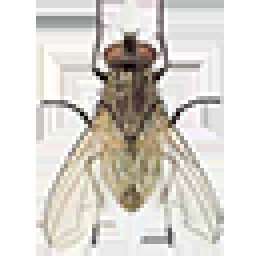
#> input picture fly64.png, 64 x 64 px (shown 4 times larger)
$ python lab8.py
#> lines starting #> are read from the running program, lines starting #| are printed output that depends on the picture; after the words box and inside, x2 and y2 are one past the last pixel; in counts of white or black regions, pixels touching at a corner belong together
import cv2


# [9 lines of commented-out code are left out]


def video_processing():
    cap = cv2.VideoCapture(0)
    down_points = (640, 480)
    fly = cv2.imread('fly64.png', cv2.IMREAD_UNCHANGED)
#> fly is the input picture: shape (64, 64, 4); mean B, G, R, A 207.7, 213.8, 217.6, 85.9
    fly_rgb = fly[:, :, :3]
    alpha = fly[:, :, 3] / 255.0
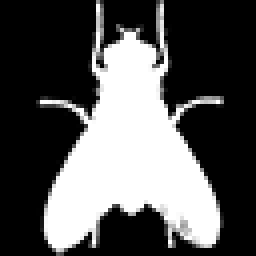
#> alpha: shape (64, 64) float64 (shown 4 times larger); min 0, max 1, mean 0.337
    flag = 1
    left = 0
    right = 0

    while True:
        ret, frame = cap.read()
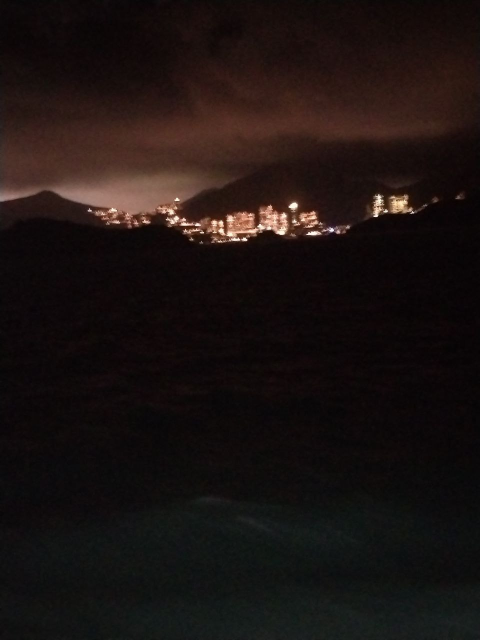
#> input picture photo_2025-09-25_15-22-08.jpg, 960 x 1280 px, given in place of the camera (shown at 1/2 size)
#> frame is the input picture: shape (1280, 960, 3); mean B, G, R 17.1, 18.7, 27.1
        if not ret:
            break

        frame = cv2.resize(frame, down_points, interpolation=cv2.INTER_LINEAR)
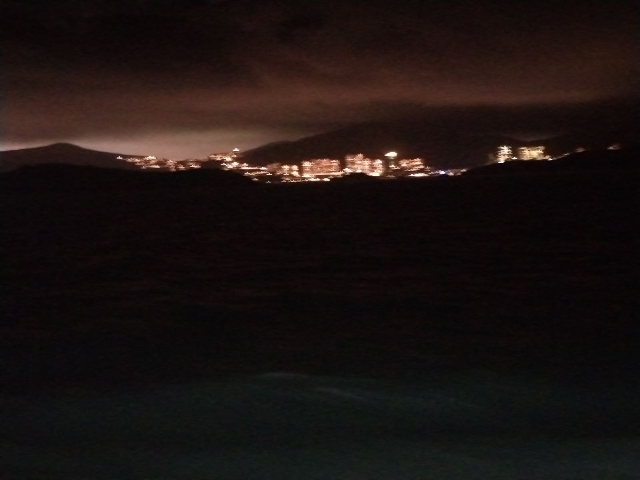
#> frame: shape (480, 640, 3); mean B, G, R 17.1, 18.7, 27.1
        gray = cv2.cvtColor(frame, cv2.COLOR_BGR2GRAY)
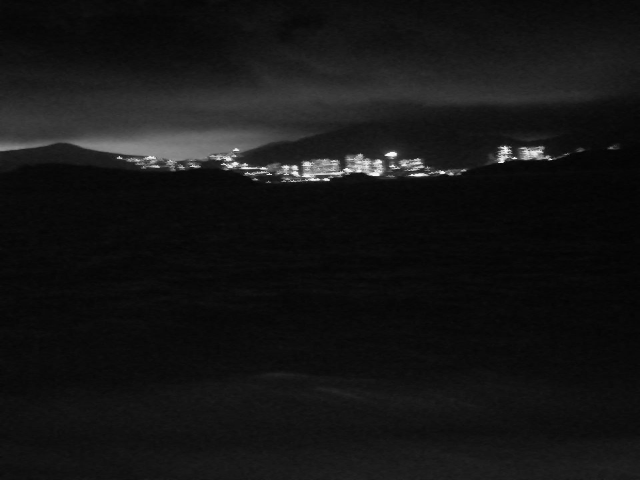
#> gray: shape (480, 640); min 3, max 249, mean 21
        gray = cv2.GaussianBlur(gray, (21, 21), 0)
        ret, thresh = cv2.threshold(gray, 110, 255, cv2.THRESH_BINARY_INV)
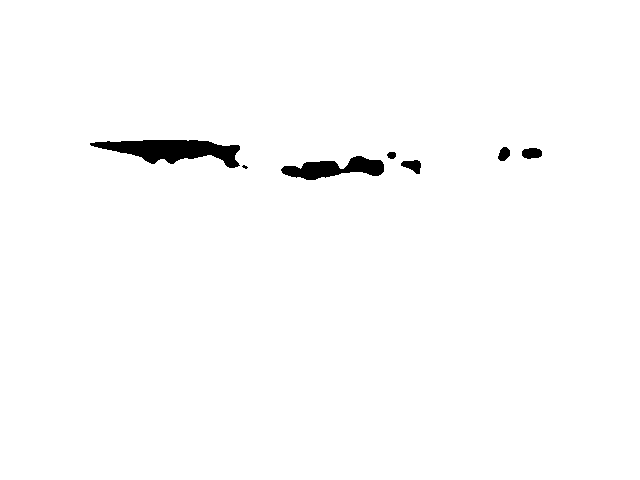
#> thresh: shape (480, 640); 98.6% white; 7 black regions (1 under 20 px)

        contours, hierarchy = cv2.findContours(thresh, cv2.RETR_EXTERNAL, cv2.CHAIN_APPROX_NONE)
#> contours = 1 contour; box (x1, y1, x2, y2) and area: (0, 0, 640, 480) 306081

        if len(contours) > 0:
            c = max(contours, key=cv2.contourArea)
#> c = contour of 2236 points, box (x1, y1, x2, y2) (0, 0, 640, 480), area 306081
            x, y, w, h = cv2.boundingRect(c)
#> x = 0; y = 0; w = 640; h = 480
            cv2.rectangle(frame, (x, y), (x + w, y + h), (0, 255, 0), 2)
            fly_y, fly_x = fly.shape[:2]
#> fly_y = 64; fly_x = 64
            center_x = x + w // 2
#> center_x = 320
            center_y = y + h // 2
#> center_y = 240
            y1, y2 = center_y - fly_y // 2, center_y + fly_y // 2
#> y1 = 208; y2 = 272
            x1, x2 = center_x - fly_x // 2, center_x + fly_x // 2
#> x1 = 288; x2 = 352

            frame_center = frame.shape[1] // 2
#> frame_center = 320

            if center_x > frame_center and flag == 0:
                right += 1
                flag = 1

            elif center_x < frame_center and flag == 1:
                left += 1
                flag = 0
            cv2.putText(frame, f'Left: {left}', (10, 40), cv2.FONT_HERSHEY_SIMPLEX, 1, (255, 0, 0), 2)

            cv2.putText(frame, f'Right: {right}', (10, 80),cv2.FONT_HERSHEY_SIMPLEX, 1, (0, 0, 255), 2)
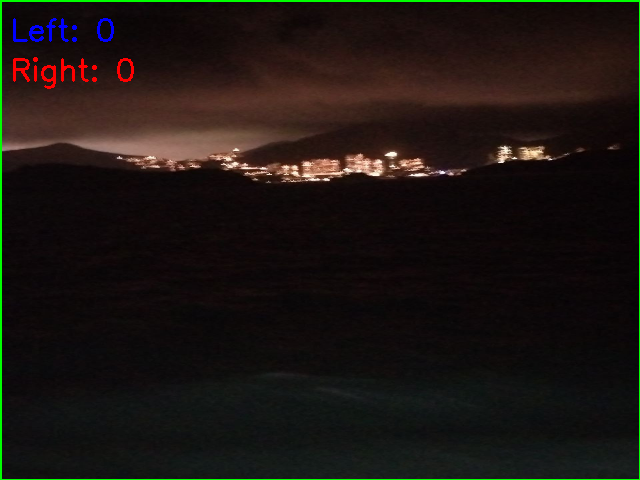
#> frame: shape (480, 640, 3); mean B, G, R 17.4, 21.3, 27.5
            if 32 < center_x < (frame.shape[1] - 32) and 32 < center_y < (frame.shape[0] - 32):
                for c in range(3):
                        frame[y1:y2, x1:x2, c] = (alpha * fly_rgb[:, :, c] + (1.0 - alpha) * frame[y1:y2, x1:x2, c])
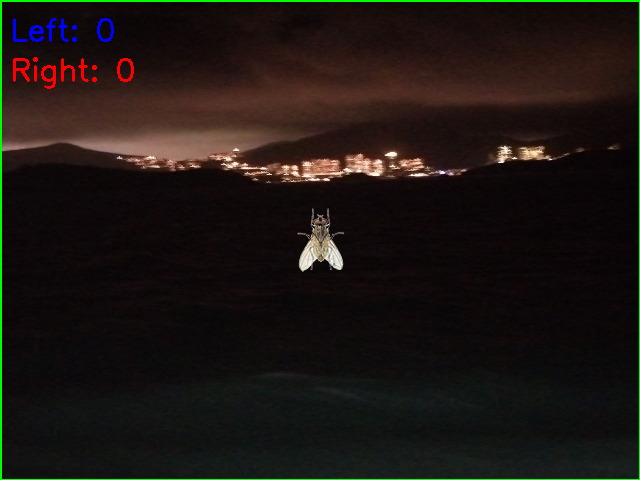
#> frame: shape (480, 640, 3); 0.52% of pixels changed, all inside (x1, y1, x2, y2) = (297, 208, 344, 272)
        cv2.imshow('cam', frame)
        if cv2.waitKey(1) & 0xFF == ord('q'):
#> (key q is pressed here)
            break

    cap.release()

video_processing()
